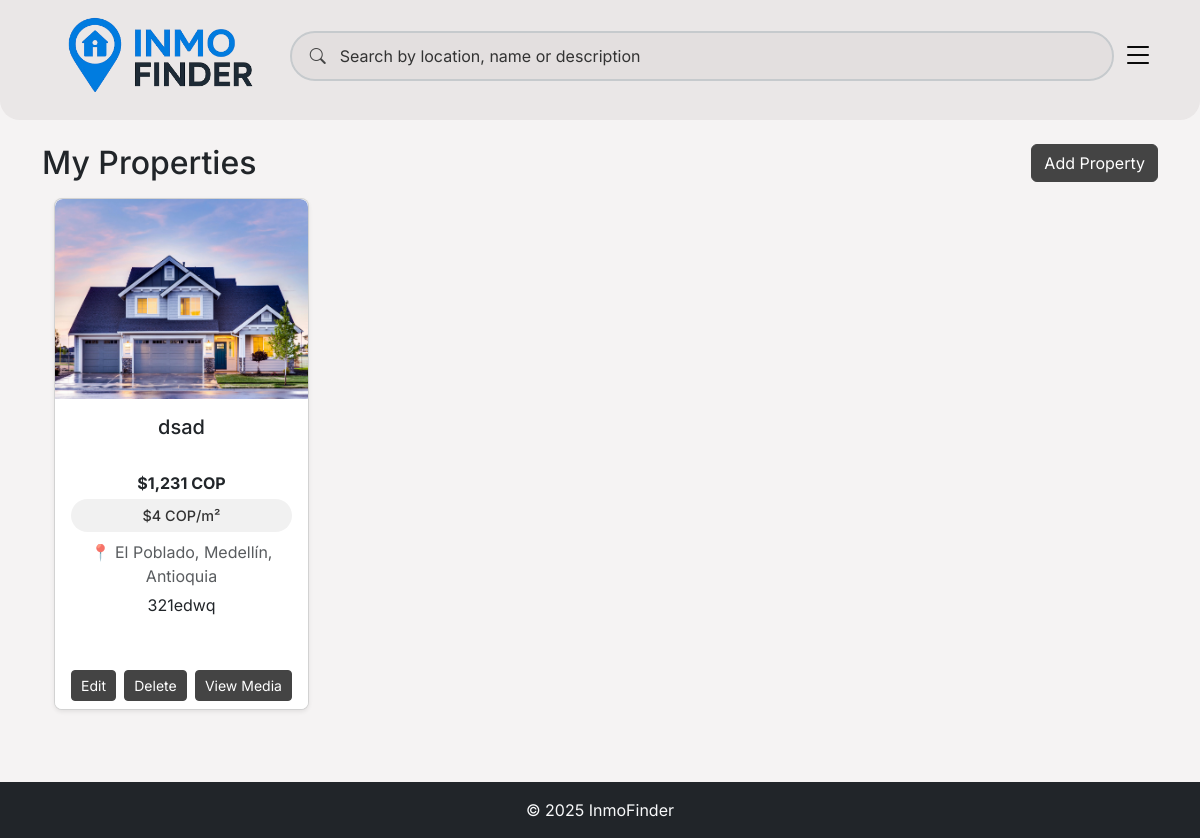
/properties/dashboard/ (signed in), run on an earlier commit of the app's database.
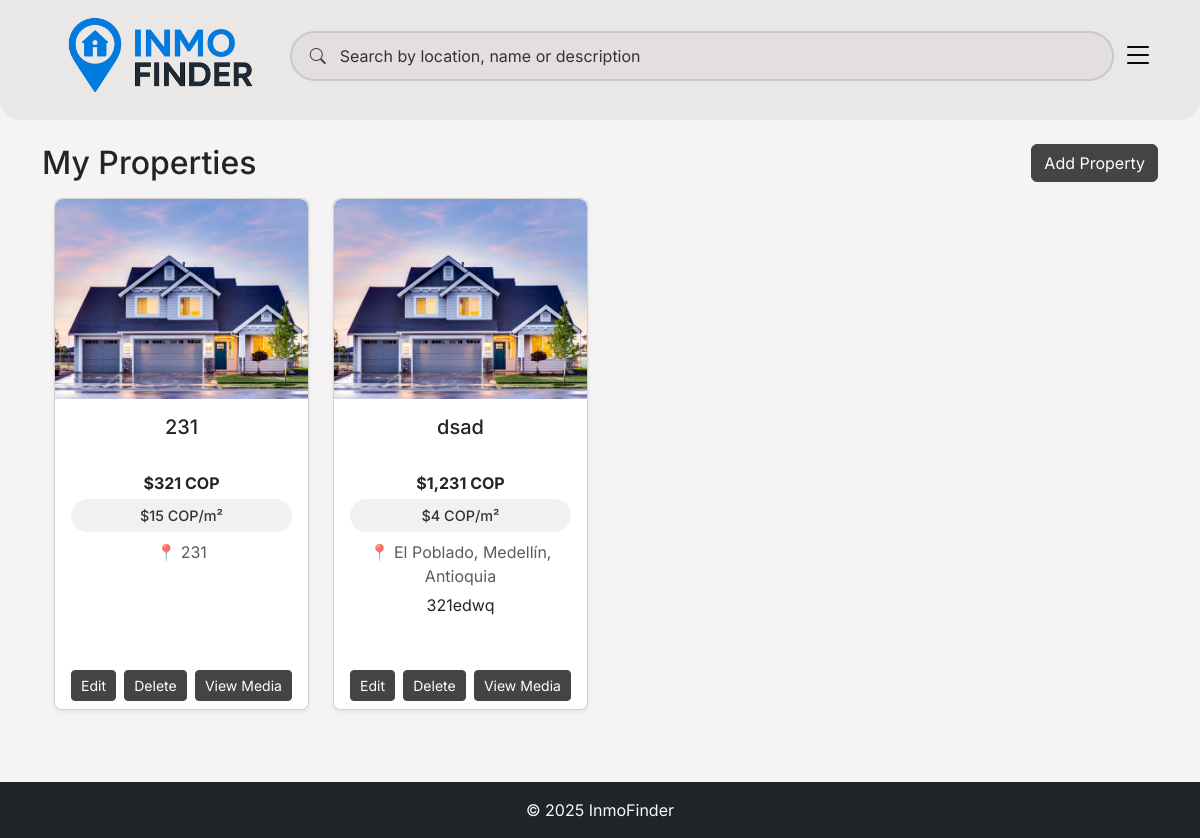
And on a later commit of the database.
### properties/models.py (models this page shows, shortened)
class Propiedad(models.Model):
    owner = models.ForeignKey(User, related_name='propiedades', on_delete=models.CASCADE, null=True, blank=True)
    title = models.CharField(max_length=255, null=True, blank=True)
    description = models.TextField(blank=True, null=True)
    location = models.CharField(max_length=255)
    property_type = models.CharField(max_length=50, choices=[
        ('Apartamento', 'Apartamento'),
        ('Casa', 'Casa'),
        ('Lote', 'Lote'),
        ('Oficina', 'Oficina'),
        ('Otro', 'Otro'),
    ])
    condition = models.CharField(max_length=100, blank=True, null=True)
    seller = models.CharField(max_length=255, blank=True, null=True)
    listing_url = models.URLField(blank=True, null=True)
    area_m2 = models.DecimalField(max_digits=10, decimal_places=2)
    area_privada_m2 = models.DecimalField(max_digits=10, decimal_places=2)
    rooms = models.IntegerField()
    bathrooms = models.IntegerField()
    parking_spaces = models.IntegerField()
    floor = models.IntegerField()
    estrato = models.IntegerField(blank=True, null=True)
    antiguedad = models.CharField(max_length=50, blank=True, null=True)
    cantidad_de_pisos = models.IntegerField(blank=True, null=True)
    codigo_fincaraiz = models.CharField(max_length=50, blank=True, null=True)
    amenities = models.JSONField(blank=True, null=True)
    price_cop = models.BigIntegerField()
    admin_fee_cop = models.BigIntegerField(blank=True, null=True)
    pets_allowed = models.BooleanField(default=False)
    furnished = models.BooleanField(default=False)
    created_at = models.DateTimeField(auto_now_add=True, null=True, blank=True)
    updated_at = models.DateTimeField(auto_now=True, null=True, blank=True)
    @property
    def price_m2(self):
        try:
            if not self.area_m2 or float(self.area_m2) == 0:
                return None
            return float(self.price_cop) / float(self.area_m2)
        except Exception:
            return None
    @property
    def price_m2_display(self):
        val = self.price_m2
        if val is None:
            return None
        try:
            return int(round(val))
        except Exception:
            return None

### properties/views.py (the view)
# urls.py: path("dashboard/", views.OwnerDashboardView.as_view(), name="dashboard"),
class OwnerDashboardView(LoginRequiredMixin, PropietarioRequiredMixin, ListView):
    model = Propiedad
    template_name = "properties/owner_dashboard.html"
    context_object_name = "propiedades"
    paginate_by = 20
    def get_queryset(self):
        qs = super().get_queryset()
        return qs.filter(owner=self.request.user).order_by("-id")

### properties/views.py (called while the page is built)
    def test_func(self):
        request = getattr(self, "request", None)
        user = getattr(request, "user", None)
        if not user or not getattr(user, "is_authenticated", False):
            return False
        if hasattr(user, "is_admin") and bool(user.is_admin):
            return True
        if hasattr(user, "is_propietario"):
            return bool(user.is_propietario)
        return user.groups.filter(name="Propietarios").exists()

### properties/templates/properties/owner_dashboard.html
{% extends "properties/base.html" %}
{% load static %}
{% load humanize %}
{% block content %}
<div class="container mt-4">
    <div class="d-flex justify-content-between align-items-center mb-3">
        <h2 class="mb-0">My Properties</h2>
        <a href="{% url 'create' %}" class="btn btn-primary">Add Property</a>
    </div>
    {% if propiedades %}
        <div class="row">
            {% for propiedad in propiedades %}
                <div class="col-12 col-sm-6 col-md-4 col-lg-3 mb-4">
                    <div class="card property-card shadow-sm h-100">
                        <a href="{% url 'detalle_propiedad' propiedad.id %}" class="view-property" data-bs-toggle="modal" data-bs-target="#propertyModal">
                            {% if propiedad.portada %}
                                <img src="{{ propiedad.portada }}" class="card-img-top cover-img" alt="{{ propiedad.title }}">
                            {% else %}
                                <img src="{% static 'images/default.jpg' %}" class="card-img-top cover-img" alt="No image">
                            {% endif %}
                        </a>
                        <div class="card-body text-center">
                            <h5 class="card-title text-truncate" title="{{ propiedad.title }}">{{ propiedad.title }}</h5>
                            <p class="fw-bold text-dark mb-1">${{ propiedad.price_cop|intcomma }} COP</p>
                            <span class="price-m2-badge d-inline-block mb-2">
                                {% if propiedad.price_m2_display %}
                                    ${{ propiedad.price_m2_display|intcomma }} COP/m²
                                {% else %}
                                    <small class="text-muted">Price per m² not available</small>
                                {% endif %}
                            </span>
                            <p class="text-muted mb-2">📍 {{ propiedad.location }}</p>
                            <p class="card-text text-truncate" style="-webkit-line-clamp:3; line-clamp:3; -webkit-box-orient:vertical; overflow:hidden; display:-webkit-box;">
                                {{ propiedad.description }}
                            </p>
                        </div>
                        <div class="card-footer bg-white border-0 pt-0">
                            <div class="d-flex flex-column flex-sm-row flex-wrap gap-2 justify-content-center">
                                <a href="{% url 'edit' propiedad.id %}" class="btn btn-sm btn-warning flex-fill">Edit</a>
                                <a href="{% url 'delete' propiedad.id %}" class="btn btn-sm btn-danger flex-fill">Delete</a>
                                {% with media_list=propiedad.media.all %}
                                    <a href="{% url 'media_list' propiedad.id %}" class="btn btn-sm btn-info text-white flex-fill">View Media</a>
                                {% endwith %}
                            </div>
                        </div>
                    </div>
                </div>
            {% endfor %}
        </div>
    {% else %}
        <p>No properties registered yet.</p>
    {% endif %}
</div>
{% endblock %}

### properties/templates/properties/base.html (shortened to what this page needs)
<!DOCTYPE html>
{% load static %}
<html lang="es">
<head>
<link href="https://cdn.jsdelivr.net/npm/bootstrap@5.3.7/dist/css/bootstrap.min.css" rel="stylesheet">
<link href="https://cdn.jsdelivr.net/npm/bootstrap-icons@1.11.3/font/bootstrap-icons.css" rel="stylesheet">
<link rel="stylesheet" href="{% static 'css/main.css' %}">
<link rel="stylesheet" href="{% static 'css/styles.css' %}">
<link rel="stylesheet" href="{% static 'css/theme.css' %}">
</head>
<body class="d-flex flex-column min-vh-100 {% block body_class %}{% endblock %}" {% block body_style %}{% endblock %}>
<header>
  <nav class="container py-2 py-md-3">
    <div class="row align-items-center g-2">
      <div class="col-auto">
        <a class="navbar-brand d-flex align-items-center text-decoration-none" href="{% url 'home' %}">
          <img src="{% static 'images/logo.png' %}" alt="InmoFinder" class="me-2 header-logo" style="margin-bottom: 0;">
        </a>
      </div>
      <div class="col order-3 order-md-2">
        <form method="get" action="{% url 'buscar_propiedades' %}" class="search position-relative w-100">
          <span class="search-icon"><i class="bi bi-search"></i></span>
          <input class="form-control search-input w-100" type="text" name="search"
                 placeholder="Search by location, name or description"
                 value="{{ request.GET.search|default_if_none:'' }}">
        </form>
      </div>
    <div class="col-auto order-2 order-md-3 ms-auto">
      <div class="d-flex align-items-center gap-2 gap-md-3">
        <button class="menu p-0" data-bs-toggle="offcanvas" data-bs-target="#menuOffcanvas" aria-controls="menuOffcanvas">
          <i class="bi bi-list fs-2"></i>
        </button>
      </div>
    </div>
        </div>
  </nav>
</header>
<main class="container flex-grow-1">
{% block content %}{% endblock %}
</main>
<footer class="bg-dark text-light text-center py-3 mt-5">
<p class="mb-0">© 2025 InmoFinder</p>
</footer>

### properties/static/css/main.css (style rules this page uses)
:root { --ink: #444444; --muted: #A8ADB1; --muted-2: #B5B9BD; --muted-3: #C6CACD; --radius-pill: 999px; --btn-stroke: 2px; --header-pt: 2.25rem; --header-pb: 2rem; --hero-gap: 1rem; --search-width: 280px; }
html, body { font-family: Inter, system-ui, -apple-system, "Segoe UI", Roboto, "Helvetica Neue", Arial, "Noto Sans", "Apple Color Emoji","Segoe UI Emoji", "Segoe UI Symbol"; background: #f5f3f3; overflow-x: hidden; width: 100%; }
* { box-sizing: border-box; }
main.container { width: 100%; max-width: 100%; overflow-x: hidden; }
.row { margin-left: 0; margin-right: 0; }
img, video, iframe { max-width: 100%; height: auto; }
form { max-width: 100%; }
header { padding-top: 0rem; padding-bottom: 0.5rem; padding-right: -.2rem; color: var(--ink); background-color: #d4d0d05b; border-bottom-left-radius: 20px; border-bottom-right-radius: 20px; }
.menu { background-color: transparent; border: none; border-radius: 12px; margin-right: 0; }
.header-logo { transition: height 0.3s ease; height: 80px; }
.search { position: relative; width: 100%; }
.search-input { height: 50px; padding-left: 3rem; border-radius: var(--radius-pill); border: var(--btn-stroke) solid var(--muted-3); color: #333; box-shadow: none; background-color: #d4d0d05b; width: 100%; }
.search-input::placeholder { color: #4444445b var(--muted); }
.search-icon { position: absolute; left: 14px; top: 50%; transform: translateY(-50%); display: inline-flex; width: 28px; height: 28px; align-items: center; justify-content: center; border-radius: 50%; background: transparent; color: #4444445b var(--muted); pointer-events: none; }
.price-m2-badge { display: inline-block; background: #f1f1f1; color: #333; font-size: 0.9rem; font-weight: 500; padding: 0.35rem 0.75rem; border-radius: 50px; margin-bottom: 0.5rem; }
.bi-person-circle, .bi-list { cursor: pointer; transition: opacity 0.2s ease; }

### properties/static/css/styles.css (style rules this page uses)
.property-card { border-radius: 0.5rem; overflow: hidden; transition: transform 0.2s ease, box-shadow 0.2s ease; }
.property-card .cover-img { height: 200px; width: 100%; object-fit: cover; border-top-left-radius: 0.5rem; border-top-right-radius: 0.5rem; }
.property-card .card-body { display: flex; flex-direction: column; }
.property-card .card-title { line-height: 1.2; display: -webkit-box; -webkit-line-clamp: 2; line-clamp: 2; -webkit-box-orient: vertical; overflow: hidden; min-height: calc(1.2em * 2); }
.property-card .price-m2-badge { display: inline-flex; align-items: center; min-height: 28px; }
.property-card p.text-muted { min-height: 1.25rem; }
.property-card .card-text { line-height: 1.2; min-height: calc(1.2em * 3); }

### properties/static/css/theme.css (style rules this page uses)
:root { --brand-brown: #444444; --brand-brown-600: #333333; --brand-brown-700: #222222; --brand-brown-contrast: #ffffff; --brand-focus-ring: rgba(68, 68, 68, 0.35); }
html, body { font-family: Inter, system-ui, -apple-system, "Segoe UI", Roboto, "Helvetica Neue", Arial, "Noto Sans", "Apple Color Emoji","Segoe UI Emoji", "Segoe UI Symbol"; }
.btn, .btn-primary, .btn-secondary, .btn-success, .btn-info, .btn-warning, .btn-dark { background-color: var(--brand-brown) !important; border-color: var(--brand-brown) !important; color: var(--brand-brown-contrast) !important; }

What changed in the data, as far as the page shows it:
added Propiedad: title "231", price_cop "321", price_m2_display "15", location "231"
